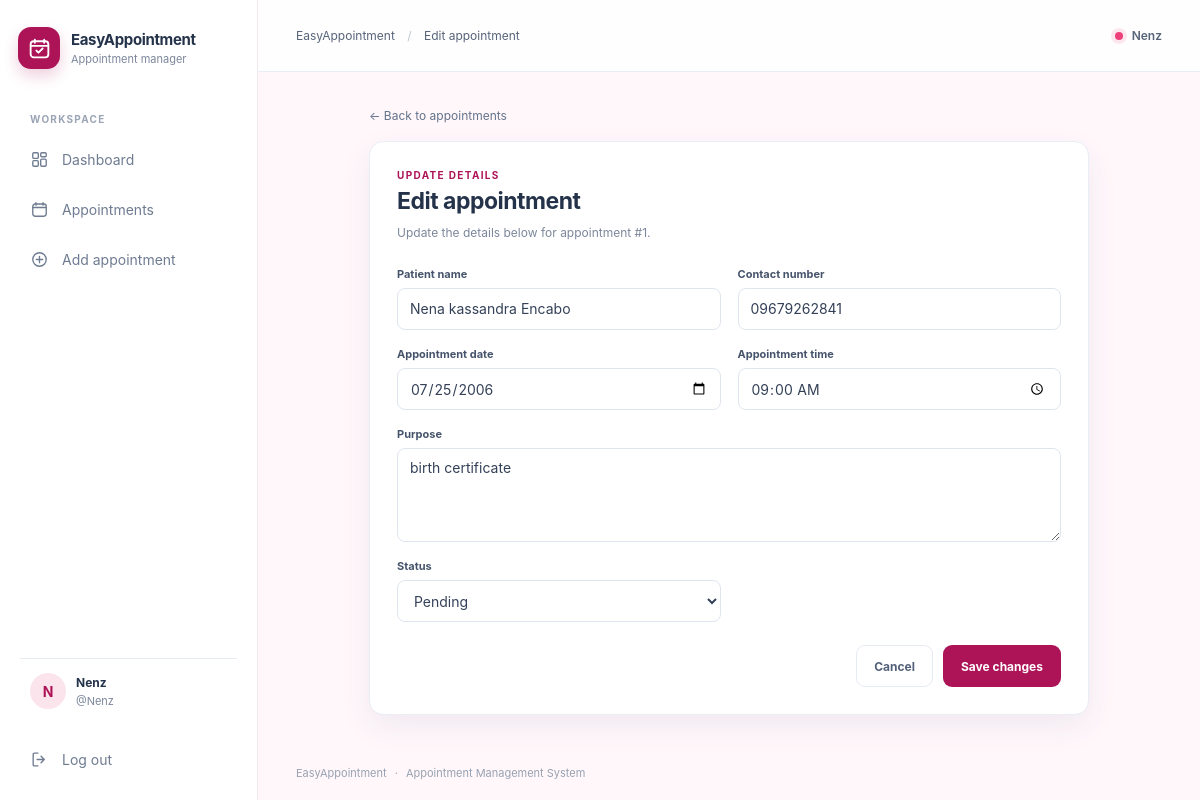
The app's page /edit/1/ (signed in) with its own data.
### my_app/models.py (models this page shows, shortened)
class Appointment(models.Model):
    appointment_id = models.AutoField(primary_key=True)
    patient_name = models.CharField(max_length=100)
    contact_number = models.CharField(max_length=20)
    appointment_date = models.DateField()
    appointment_time = models.TimeField()
    purpose = models.CharField(max_length=255)
    STATUS_CHOICES = [
        ('Pending', 'Pending'),
        ('Confirmed', 'Confirmed'),
        ('Completed', 'Completed'),
        ('Cancelled', 'Cancelled'),
    ]
    status = models.CharField(
        max_length=20,
        choices=STATUS_CHOICES,
        default='Pending'
    )

### my_app/views.py (the view)
@login_required
def appointment_update(request: HttpRequest, id: int) -> HttpResponse:
    appointment = get_object_or_404(Appointment, appointment_id=id)
    form = AppointmentForm(request.POST or None, instance=appointment)
    if request.method == 'POST' and form.is_valid():
        form.save()
        messages.success(request, 'Appointment updated successfully.')
        return redirect('appointment_list')
    return render(request, 'appointment_form.html', {'form': form, 'appointment': appointment})

### my_app/forms.py
class AppointmentForm(forms.ModelForm):
    class Meta:
        model = Appointment
        fields = (
            'patient_name',
            'contact_number',
            'appointment_date',
            'appointment_time',
            'purpose',
            'status',
        )
        widgets = {
            'appointment_date': forms.DateInput(attrs={'type': 'date'}),
            'appointment_time': forms.TimeInput(attrs={'type': 'time'}),
            'purpose': forms.Textarea(attrs={'rows': 4}),
        }

### templates/appointment_form.html (shortened to what this page needs)
{% extends "base.html" %}
{% block breadcrumb %}{% if appointment %}Edit appointment{% else %}Add appointment{% endif %}{% endblock %}
{% block content %}
<section class="form-page">
    <a class="back-link" href="{% url 'appointment_list' %}#appointments">← Back to appointments</a>
    <div class="form-card">
        <p class="eyebrow">{% if appointment %}UPDATE DETAILS{% else %}NEW APPOINTMENT{% endif %}</p>
        <h1>{% if appointment %}Edit appointment{% else %}Add appointment{% endif %}</h1>
        <p class="form-intro">{% if appointment %}Update the details below for appointment #{{ appointment.pk }}.{% else %}Enter the patient and scheduling details to add an appointment.{% endif %}</p>
        <form method="post" novalidate>
            <div class="appointment-form-grid">
                {% for field in form %}
                <div class="field {% if field.name == 'purpose' %}field-wide{% endif %}">
                    <label for="{{ field.id_for_label }}">{{ field.label }}</label>
                    {{ field }}
                </div>
                {% endfor %}
            </div>
            <div class="form-actions">
                <a class="button button-secondary" href="{% url 'appointment_list' %}">Cancel</a>
                <button class="button button-primary" type="submit">{% if appointment %}Save changes{% else %}Save appointment{% endif %}</button>
            </div>
        </form>
    </div>
</section>
{% endblock %}

### templates/base.html (shortened to what this page needs)
{% load static %}
<!doctype html>
<html lang="en">
<head>
    <link rel="stylesheet" href="{% static 'css/style.css' %}">
</head>
<body class="{% if user.is_authenticated %}app-page{% else %}auth-page{% endif %}">
    {% if user.is_authenticated %}
    <div class="app-shell">
        <aside class="sidebar" id="sidebar">
            <a class="brand" href="{% url 'appointment_list' %}">
                <span class="brand-mark" aria-hidden="true">
                </span>
                <span class="brand-copy"><strong>EasyAppointment</strong><small>Appointment manager</small></span>
            </a>
            <div class="nav-caption">WORKSPACE</div>
            <nav class="side-nav" aria-label="Main navigation">
                <a class="nav-link {% if request.resolver_match.url_name == 'appointment_list' %}active{% endif %}" href="{% url 'appointment_list' %}">
                    <svg viewBox="0 0 24 24" aria-hidden="true"><rect x="3.5" y="3.5" width="7" height="7" rx="1.5"/><rect x="13.5" y="3.5" width="7" height="5" rx="1.5"/><rect x="13.5" y="11.5" width="7" height="9" rx="1.5"/><rect x="3.5" y="13.5" width="7" height="7" rx="1.5"/></svg>
                    Dashboard
                </a>
                <a class="nav-link {% if request.resolver_match.url_name == 'appointment_list' %}sub-active{% endif %}" href="{% url 'appointment_list' %}#appointments">
                    <svg viewBox="0 0 24 24" aria-hidden="true"><rect x="3.5" y="5" width="17" height="15.5" rx="3"/><path d="M7.5 3.5v3M16.5 3.5v3M4 9.5h16"/></svg>
                    Appointments
                </a>
                <a class="nav-link {% if request.resolver_match.url_name == 'appointment_create' %}active{% endif %}" href="{% url 'appointment_create' %}">
                    <svg viewBox="0 0 24 24" aria-hidden="true"><circle cx="12" cy="12" r="8.5"/><path d="M12 8v8M8 12h8"/></svg>
                    Add appointment
                </a>
            </nav>
            <div class="sidebar-bottom">
                <div class="profile-card">
                    <span class="avatar">{{ user.username|first|upper }}</span>
                    <span class="profile-copy"><strong>{{ user.get_full_name|default:user.username }}</strong><small>@{{ user.username }}</small></span>
                </div>
                <form method="post" action="{% url 'logout' %}">
                    <button class="nav-link logout-link" type="submit">
                        <svg viewBox="0 0 24 24" aria-hidden="true"><path d="M10 4H5.5A1.5 1.5 0 0 0 4 5.5v13A1.5 1.5 0 0 0 5.5 20H10M14 16l4-4-4-4M18 12H9"/></svg>
                        Log out
                    </button>
                </form>
            </div>
        </aside>
        <div class="main-column">
            <header class="topbar">
                <div class="topbar-label">EasyAppointment <span>/</span> {% block breadcrumb %}Workspace{% endblock %}</div>
                <div class="topbar-user"><span class="online-dot"></span>{{ user.get_short_name|default:user.username }}</div>
            </header>
            <main class="page-content">
                {% block content %}{% endblock %}
            </main>
            <footer class="footer">EasyAppointment <span>·</span> Appointment Management System</footer>
        </div>
    </div>
    {% else %}
    <main class="auth-main">
        {% include "partials/messages.html" %}
        {% block auth_content %}{% endblock %}
    </main>
    {% endif %}
</body>
</html>

### records on screen
Appointment: pk "1", form "Nena kassandra Encabo" "09679262841" "07/25/2006" "09:00:00" "birth certificate" "Pending"

### other values on screen
{{ user.username|first|upper }} "N"
{{ user.get_full_name|default:user.username }} "Nenz"
{{ user.username }} "Nenz"
{{ user.get_short_name|default:user.username }} "Nenz"
{{ field.label }} "Patient name" "Contact number" "Appointment date" "Appointment time" "Purpose" "Status"
